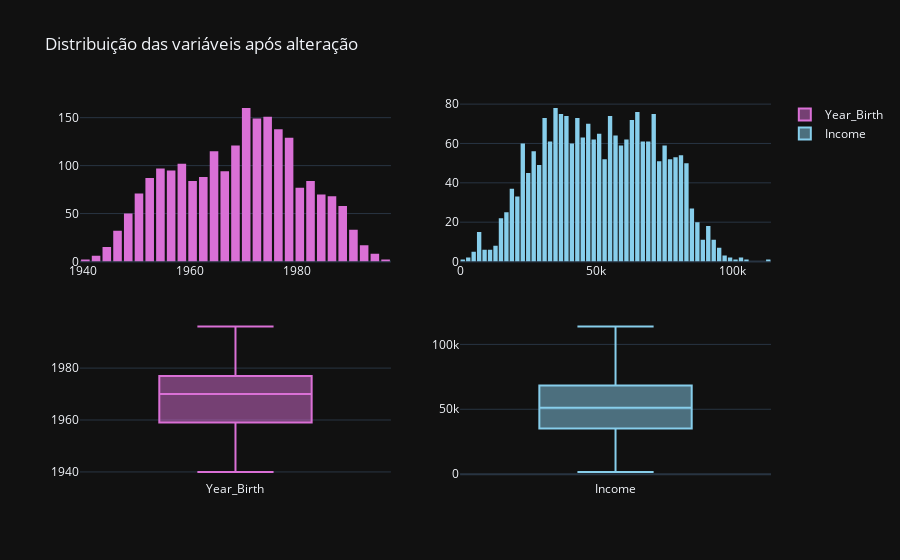

The cell this chart's notebook holds for it:
### Markdown cell above
Conforme os gráficos acima, alguns insigths podem ser retirados. De início, a variável Year_Birth apresenta dois outilers importantes: 1893 e 1900, ja que as chances de haverem pessoas vivas que nasceram nesses anos é mínima. Assim, convém eliminar as duas linhas que contém esses dados. No caso das variáveis educação e estado civil, nenhum outlier foi detectado, ainda que não haja uniformidade de distribuição entre as classes. Por fim, a variável renda será filtrada pelo método do intervalo interquartil, de forma a eliminar os outliers mostrados no boxplot.

### Code cell
#Filtrando os outliers de Year_Birth
df = df[df['Year_Birth']>1900]

#Filtrando os outliers de renda (IQR)
q1 = df['Income'].quantile(0.25)
q3 = df['Income'].quantile(0.75)
IQR = q3-q1

lim_min = q1 - 1.5*IQR
lim_max = q3 + 1.5*IQR

df = df[df['Income']>lim_min]
df = df[df['Income']<lim_max]

#Verificando as novas distribuições das variáveis alteradas
fig = make_subplots(rows=2, cols=2)

for i, coluna in enumerate(['Year_Birth', 'Income']):
    fig.add_traces(go.Histogram(x=df[coluna],
                                showlegend = False,
                                marker_color=colors_1[i]),
                   rows = 1, cols = i+1)
    fig.add_traces(go.Box(y=df[coluna],
                          marker_color=colors_1[i],
                          name = coluna),
                   rows = 2, cols = i+1)

fig.update_layout(bargap = 0.2,
                  title_text = 'Distribuição das variáveis após alteração')
fig.show()

### Figure 1 — Plotly figure (JSON) as saved in the notebook; plotly's stock layout.template omitted (floating-point values rounded to 4 significant figures; data arrays with more than 128 entries replaced by an {"elided": "..."} marker saying what was removed)
{"data": [{"marker": {"color": "orchid"}, "showlegend": false, "x": {"elided": "2203 int values"}, "type": "histogram", "xaxis": "x", "yaxis": "y"}, {"marker": {"color": "orchid"}, "name": "Year_Birth", "y": {"elided": "2203 int values"}, "type": "box", "xaxis": "x3", "yaxis": "y3"}, {"marker": {"color": "skyblue"}, "showlegend": false, "x": {"elided": "2203 float values"}, "type": "histogram", "xaxis": "x2", "yaxis": "y2"}, {"marker": {"color": "skyblue"}, "name": "Income", "y": {"elided": "2203 float values"}, "type": "box", "xaxis": "x4", "yaxis": "y4"}], "layout": {"xaxis": {"anchor": "y", "domain": [0.0, 0.45]}, "yaxis": {"anchor": "x", "domain": [0.575, 1.0]}, "xaxis2": {"anchor": "y2", "domain": [0.55, 1.0]}, "yaxis2": {"anchor": "x2", "domain": [0.575, 1.0]}, "xaxis3": {"anchor": "y3", "domain": [0.0, 0.45]}, "yaxis3": {"anchor": "x3", "domain": [0.0, 0.425]}, "xaxis4": {"anchor": "y4", "domain": [0.55, 1.0]}, "yaxis4": {"anchor": "x4", "domain": [0.0, 0.425]}, "title": {"text": "Distribuição das variáveis após alteração"}, "bargap": 0.2}}
